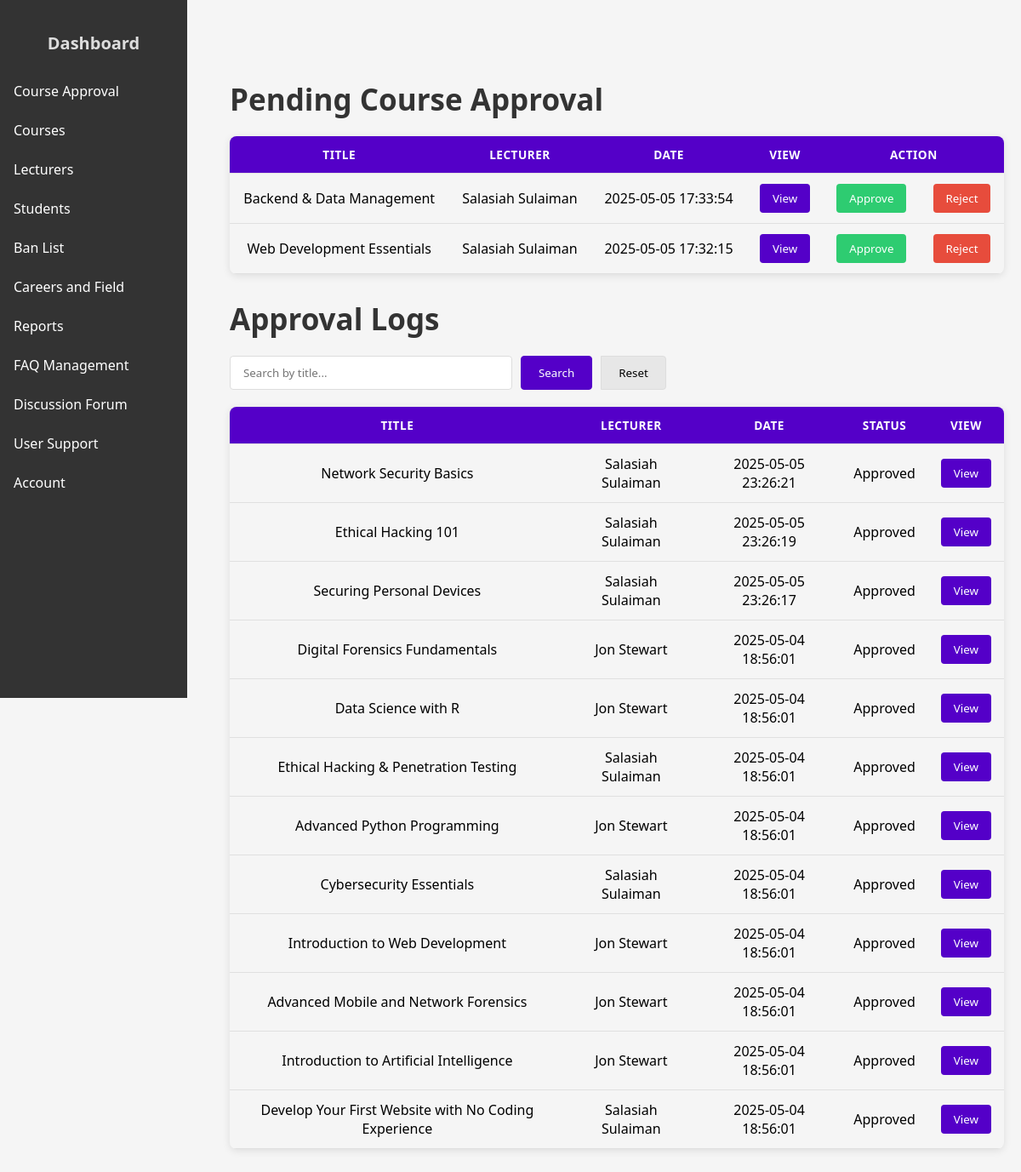
/admin_proposal.php (signed in), run on the app's committed database.
### tables this page shows
CREATE TABLE `course_proposal` (
  `proposal_id` int(11) NOT NULL,
  `title` varchar(100) NOT NULL,
  `cover_img_url` varchar(100) NOT NULL DEFAULT 'img/defaultCourse.jpg',
  `course_style` varchar(30) NOT NULL,
  `difficulty` varchar(30) NOT NULL,
  `scope` text NOT NULL,
  `objective` text NOT NULL,
  `description` text NOT NULL,
  `completion_time` int(11) NOT NULL,
  `submit_date` datetime NOT NULL,
  `approval_date` datetime NOT NULL DEFAULT current_timestamp(),
  `approval_status` varchar(30) NOT NULL,
  `lecturer_id` int(11) NOT NULL
);

CREATE TABLE `user` (
  `user_email` varchar(100) NOT NULL,
  `password` varchar(128) NOT NULL,
  `name` varchar(100) NOT NULL,
  `role` varchar(100) NOT NULL,
  `pfp` varchar(100) DEFAULT 'profile/defaultProfile.jpg',
  `DOB` date NOT NULL,
  `theme` varchar(30) NOT NULL DEFAULT 'light',
  `forum_karma` int(11) NOT NULL DEFAULT 0
);

### admin_proposal.php (the view, shortened to what this page needs)
<?php include "conn.php";
$sql_pending =
"SELECT
    course_proposal.proposal_id,
    course_proposal.title,
    user.name AS lecturer_name,
    course_proposal.submit_date,
    course_proposal.lecturer_id,
    course_proposal.approval_date
FROM
    course_proposal
JOIN
    lecturer ON course_proposal.lecturer_id = lecturer.lecturer_id
JOIN
    user ON lecturer.user_email = user.user_email
WHERE
    course_proposal.approval_status = 'Pending'
ORDER BY
    course_proposal.submit_date DESC";
$result_pending = $conn->query($sql_pending);
$sql = "SELECT
    course_proposal.proposal_id,
    course_proposal.title,
    user.name AS lecturer_name,
    course.publish_date,
    course_proposal.approval_status,
    course_proposal.lecturer_id,
    course_proposal.approval_date
FROM
    course_proposal
JOIN
    lecturer ON course_proposal.lecturer_id = lecturer.lecturer_id
JOIN
    user ON lecturer.user_email = user.user_email
LEFT JOIN
    course ON course_proposal.proposal_id = course.proposal_id
WHERE
    course_proposal.approval_status != 'Pending'";
$sql .= " ORDER BY course_proposal.approval_date DESC";
$result = $conn->query($sql);
include 'admin_sidebar.php';
?>
<!DOCTYPE html>
<html lang="en">
<head>
    <link rel="stylesheet" href="admin.css">
</head>
<body>
<div class="main-content">
<br><br>
<h2>Pending Course Approval</h2>
<table>
    <tr>
        <th>Title</th>
        <th>Lecturer</th>
        <th>Date</th>
        <th>View</th>
        <th colspan="2">Action</th>
    </tr>
    <?php
    if ($result_pending->num_rows > 0) {
        while ($row = $result_pending->fetch_assoc()) {
            echo "<tr>";
            echo "<td>" . htmlspecialchars($row["title"]) . "</td>";
            echo "<td>" . htmlspecialchars($row["lecturer_name"]) . "</td>";
            echo "<td>" . $row["submit_date"] . "</td>";
            echo "<td><button type='button'>View</button></td>";
echo "<td>
<button type='button' onclick=\"openApproveModal('" . $row["proposal_id"] . "', '" . $row["lecturer_id"] . "')\">
    Approve
</button>
</td>";
echo "<td>
<button type='button' onclick=\"openRejectModal('" . $row["proposal_id"] . "')\">
    Reject
</button>
</td>";
echo "</tr>";
        }
    } else {
        echo "<tr><td colspan='5'>No pending proposals found.</td></tr>";
    }
    ?>
</table>
<h2>Approval Logs</h2>
<form method="GET" action="">
    <input type="text" name="search" placeholder="Search by title..." value="<?php echo isset($_GET['search']) ? htmlspecialchars($_GET['search']) : ''; ?>">
    <button type="submit">Search</button>
    <button type="button" onclick="window.location.href='<?php echo basename($_SERVER['PHP_SELF']); ?>'">Reset</button>
</form>
<table>
    <tr>
        <th>Title</th>
        <th>Lecturer</th>
        <th>Date</th>
        <th>Status</th>
        <th>View</th>
    </tr>
    <?php
    if ($result->num_rows > 0) {
        while($row = $result->fetch_assoc()) {
            echo "<tr>";
            echo "<td>" . htmlspecialchars($row["title"]) . "</td>";
            echo "<td>" . htmlspecialchars($row["lecturer_name"]) . "</td>";
            echo "<td>" . $row["approval_date"] . "</td>";
            echo "<td>" . $row["approval_status"] . "</td>";
            echo "<td><button class='viewProposalBtn' onclick='viewProposal(".$row["proposal_id"].");' type='button'>View</button></td>";
            echo "</tr>";
        }
    } else {
        echo "<tr><td colspan='5'>No matching proposals found.</td></tr>";
    }
    ?>
</table>
</div>
</body>
</html>

### admin.css (style rules this page uses)
table { margin-bottom: 30px; }
body { font-family: 'Segoe UI', Tahoma, Geneva, Verdana, sans-serif, sans-serif; margin: 0; padding: 0; background-color: #f5f5f5; }
.main-content { margin-left: 250px; padding: 20px; }
h2 { color: #333; margin-bottom: 20px; font-size: 35px; }
table { width: 100%; border-collapse: collapse; margin: 20px 0; font-family: 'Segoe UI', Tahoma, Geneva, Verdana, sans-serif; box-shadow: 0 2px 10px rgba(0, 0, 0, 0.1); border-radius: 8px; overflow: hidden; }
th, td { padding: 12px 15px; border-bottom: 1px solid #e0e0e0; text-align: center; vertical-align: middle; }
th { background-color: #5400C8; color: white; font-weight: 600; text-transform: uppercase; font-size: 0.85em; letter-spacing: 0.5px; }
button { padding: 8px 15px; border: none; border-radius: 4px; cursor: pointer; font-weight: 500; transition: all 0.3s ease; white-space: nowrap; margin: 0 auto; font-family: 'Segoe UI', Tahoma, Geneva, Verdana, sans-serif; }
button[onclick*="Approve"] { background-color: #2ecc71; color: white; }
button[onclick*="Reject"] { background-color: #e74c3c; color: white; }
button[type='button']:not([onclick]), .viewProposalBtn { background-color: #5400C8; color: white; }
form[method="GET"] { display: flex; margin: 20px 0; gap: 10px; }
form[method="GET"] input[type="text"] { padding: 10px 15px; border: 1px solid #ddd; border-radius: 4px; width: 300px; font-family: 'Segoe UI', Tahoma, sans-serif; outline: none; }
form[method="GET"] button[type="submit"] { padding: 10px 20px; border: 1px solid #5400C8; background-color: #5400C8; color: white; border-radius: 4px; cursor: pointer; transition: background-color 0.3s; }
form[method="GET"] button[type="button"] { padding: 10px 20px; border: 1px solid #ddd; background-color: #e7e7e7; border-radius: 0 4px 4px 0; cursor: pointer; transition: all 0.3s; }
form[method="GET"] button { margin: 0; }

### admin_sidebar.php (style rules this page uses)
.main-content { margin-left: 220px; padding: 20px; }

### data on the page
course_proposal: title "Backend & Data Management", user.name "Salasiah Sulaiman", submit_date "2025-05-05 17:33:54"
course_proposal: title "Web Development Essentials", user.name "Salasiah Sulaiman", submit_date "2025-05-05 17:32:15"
course_proposal: title "Network Security Basics", user.name "Salasiah Sulaiman", approval_date "2025-05-05 23:26:21", approval_status "Approved"
course_proposal: title "Ethical Hacking 101", user.name "Salasiah Sulaiman", approval_date "2025-05-05 23:26:19", approval_status "Approved"
course_proposal: title "Securing Personal Devices", user.name "Salasiah Sulaiman", approval_date "2025-05-05 23:26:17", approval_status "Approved"
course_proposal: title "Digital Forensics Fundamentals", user.name "Jon Stewart", approval_date "2025-05-04 18:56:01", approval_status "Approved"
course_proposal: title "Data Science with R", user.name "Jon Stewart", approval_date "2025-05-04 18:56:01", approval_status "Approved"
course_proposal: title "Ethical Hacking & Penetration Testing", user.name "Salasiah Sulaiman", approval_date "2025-05-04 18:56:01", approval_status "Approved"
course_proposal: title "Advanced Python Programming", user.name "Jon Stewart", approval_date "2025-05-04 18:56:01", approval_status "Approved"
course_proposal: title "Cybersecurity Essentials", user.name "Salasiah Sulaiman", approval_date "2025-05-04 18:56:01", approval_status "Approved"
course_proposal: title "Introduction to Web Development", user.name "Jon Stewart", approval_date "2025-05-04 18:56:01", approval_status "Approved"
course_proposal: title "Advanced Mobile and Network Forensics", user.name "Jon Stewart", approval_date "2025-05-04 18:56:01", approval_status "Approved"
course_proposal: title "Introduction to Artificial Intelligence", user.name "Jon Stewart", approval_date "2025-05-04 18:56:01", approval_status "Approved"
course_proposal: title "Develop Your First Website with No Coding Experience", user.name "Salasiah Sulaiman", approval_date "2025-05-04 18:56:01", approval_status "Approved"
